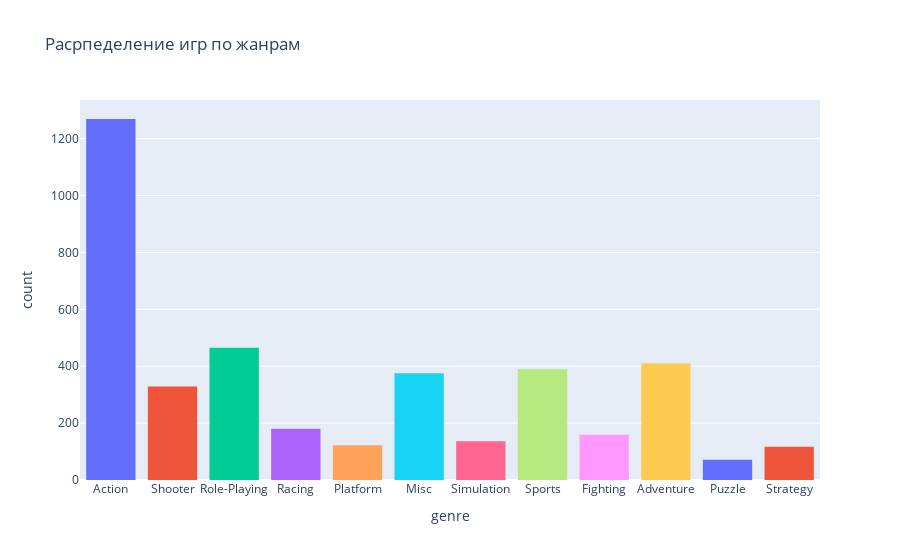

Notebook code for this chart:
### Markdown cell above
#### Распределение игр по жанрам

### Code cell
fig = px.histogram(df,x='genre',color='genre', title='Расрпеделение игр по жанрам')
fig.update_traces(showlegend=False)

### Figure 1 — Plotly figure (JSON) as saved in the notebook; plotly's stock layout.template omitted (floating-point values rounded to 4 significant figures; data arrays with more than 128 entries replaced by an {"elided": "..."} marker saying what was removed)
{"data": [{"alignmentgroup": "True", "bingroup": "x", "hovertemplate": "genre=%{x}<br>count=%{y}<extra></extra>", "legendgroup": "Action", "marker": {"color": "#636efa", "pattern": {"shape": ""}}, "name": "Action", "offsetgroup": "Action", "orientation": "v", "showlegend": false, "type": "histogram", "x": {"elided": "1269 str values"}, "xaxis": "x", "yaxis": "y"}, {"alignmentgroup": "True", "bingroup": "x", "hovertemplate": "genre=%{x}<br>count=%{y}<extra></extra>", "legendgroup": "Shooter", "marker": {"color": "#EF553B", "pattern": {"shape": ""}}, "name": "Shooter", "offsetgroup": "Shooter", "orientation": "v", "showlegend": false, "type": "histogram", "x": {"elided": "329 str values"}, "xaxis": "x", "yaxis": "y"}, {"alignmentgroup": "True", "bingroup": "x", "hovertemplate": "genre=%{x}<br>count=%{y}<extra></extra>", "legendgroup": "Role-Playing", "marker": {"color": "#00cc96", "pattern": {"shape": ""}}, "name": "Role-Playing", "offsetgroup": "Role-Playing", "orientation": "v", "showlegend": false, "type": "histogram", "x": {"elided": "465 str values"}, "xaxis": "x", "yaxis": "y"}, {"alignmentgroup": "True", "bingroup": "x", "hovertemplate": "genre=%{x}<br>count=%{y}<extra></extra>", "legendgroup": "Racing", "marker": {"color": "#ab63fa", "pattern": {"shape": ""}}, "name": "Racing", "offsetgroup": "Racing", "orientation": "v", "showlegend": false, "type": "histogram", "x": {"elided": "180 str values"}, "xaxis": "x", "yaxis": "y"}, {"alignmentgroup": "True", "bingroup": "x", "hovertemplate": "genre=%{x}<br>count=%{y}<extra></extra>", "legendgroup": "Platform", "marker": {"color": "#FFA15A", "pattern": {"shape": ""}}, "name": "Platform", "offsetgroup": "Platform", "orientation": "v", "showlegend": false, "type": "histogram", "x": ["Platform", "Platform", "Platform", "Platform", "Platform", "Platform", "Platform", "Platform", "Platform", "Platform", "Platform", "Platform", "Platform", "Platform", "Platform", "Platform", "Platform", "Platform", "Platform", "Platform", "Platform", "Platform", "Platform", "Platform", "Platform", "Platform", "Platform", "Platform", "Platform", "Platform", "Platform", "Platform", "Platform", "Platform", "Platform", "Platform", "Platform", "Platform", "Platform", "Platform", "Platform", "Platform", "Platform", "Platform", "Platform", "Platform", "Platform", "Platform", "Platform", "Platform", "Platform", "Platform", "Platform", "Platform", "Platform", "Platform", "Platform", "Platform", "Platform", "Platform", "Platform", "Platform", "Platform", "Platform", "Platform", "Platform", "Platform", "Platform", "Platform", "Platform", "Platform", "Platform", "Platform", "Platform", "Platform", "Platform", "Platform", "Platform", "Platform", "Platform", "Platform", "Platform", "Platform", "Platform", "Platform", "Platform", "Platform", "Platform", "Platform", "Platform", "Platform", "Platform", "Platform", "Platform", "Platform", "Platform", "Platform", "Platform", "Platform", "Platform", "Platform", "Platform", "Platform", "Platform", "Platform", "Platform", "Platform", "Platform", "Platform", "Platform", "Platform", "Platform", "Platform", "Platform", "Platform", "Platform", "Platform", "Platform", "Platform", "Platform", "Platform", "Platform"], "xaxis": "x", "yaxis": "y"}, {"alignmentgroup": "True", "bingroup": "x", "hovertemplate": "genre=%{x}<br>count=%{y}<extra></extra>", "legendgroup": "Misc", "marker": {"color": "#19d3f3", "pattern": {"shape": ""}}, "name": "Misc", "offsetgroup": "Misc", "orientation": "v", "showlegend": false, "type": "histogram", "x": {"elided": "375 str values"}, "xaxis": "x", "yaxis": "y"}, {"alignmentgroup": "True", "bingroup": "x", "hovertemplate": "genre=%{x}<br>count=%{y}<extra></extra>", "legendgroup": "Simulation", "marker": {"color": "#FF6692", "pattern": {"shape": ""}}, "name": "Simulation", "offsetgroup": "Simulation", "orientation": "v", "showlegend": false, "type": "histogram", "x": {"elided": "136 str values"}, "xaxis": "x", "yaxis": "y"}, {"alignmentgroup": "True", "bingroup": "x", "hovertemplate": "genre=%{x}<br>count=%{y}<extra></extra>", "legendgroup": "Sports", "marker": {"color": "#B6E880", "pattern": {"shape": ""}}, "name": "Sports", "offsetgroup": "Sports", "orientation": "v", "showlegend": false, "type": "histogram", "x": {"elided": "389 str values"}, "xaxis": "x", "yaxis": "y"}, {"alignmentgroup": "True", "bingroup": "x", "hovertemplate": "genre=%{x}<br>count=%{y}<extra></extra>", "legendgroup": "Fighting", "marker": {"color": "#FF97FF", "pattern": {"shape": ""}}, "name": "Fighting", "offsetgroup": "Fighting", "orientation": "v", "showlegend": false, "type": "histogram", "x": {"elided": "159 str values"}, "xaxis": "x", "yaxis": "y"}, {"alignmentgroup": "True", "bingroup": "x", "hovertemplate": "genre=%{x}<br>count=%{y}<extra></extra>", "legendgroup": "Adventure", "marker": {"color": "#FECB52", "pattern": {"shape": ""}}, "name": "Adventure", "offsetgroup": "Adventure", "orientation": "v", "showlegend": false, "type": "histogram", "x": {"elided": "410 str values"}, "xaxis": "x", "yaxis": "y"}, {"alignmentgroup": "True", "bingroup": "x", "hovertemplate": "genre=%{x}<br>count=%{y}<extra></extra>", "legendgroup": "Puzzle", "marker": {"color": "#636efa", "pattern": {"shape": ""}}, "name": "Puzzle", "offsetgroup": "Puzzle", "orientation": "v", "showlegend": false, "type": "histogram", "x": ["Puzzle", "Puzzle", "Puzzle", "Puzzle", "Puzzle", "Puzzle", "Puzzle", "Puzzle", "Puzzle", "Puzzle", "Puzzle", "Puzzle", "Puzzle", "Puzzle", "Puzzle", "Puzzle", "Puzzle", "Puzzle", "Puzzle", "Puzzle", "Puzzle", "Puzzle", "Puzzle", "Puzzle", "Puzzle", "Puzzle", "Puzzle", "Puzzle", "Puzzle", "Puzzle", "Puzzle", "Puzzle", "Puzzle", "Puzzle", "Puzzle", "Puzzle", "Puzzle", "Puzzle", "Puzzle", "Puzzle", "Puzzle", "Puzzle", "Puzzle", "Puzzle", "Puzzle", "Puzzle", "Puzzle", "Puzzle", "Puzzle", "Puzzle", "Puzzle", "Puzzle", "Puzzle", "Puzzle", "Puzzle", "Puzzle", "Puzzle", "Puzzle", "Puzzle", "Puzzle", "Puzzle", "Puzzle", "Puzzle", "Puzzle", "Puzzle", "Puzzle", "Puzzle", "Puzzle", "Puzzle", "Puzzle", "Puzzle"], "xaxis": "x", "yaxis": "y"}, {"alignmentgroup": "True", "bingroup": "x", "hovertemplate": "genre=%{x}<br>count=%{y}<extra></extra>", "legendgroup": "Strategy", "marker": {"color": "#EF553B", "pattern": {"shape": ""}}, "name": "Strategy", "offsetgroup": "Strategy", "orientation": "v", "showlegend": false, "type": "histogram", "x": ["Strategy", "Strategy", "Strategy", "Strategy", "Strategy", "Strategy", "Strategy", "Strategy", "Strategy", "Strategy", "Strategy", "Strategy", "Strategy", "Strategy", "Strategy", "Strategy", "Strategy", "Strategy", "Strategy", "Strategy", "Strategy", "Strategy", "Strategy", "Strategy", "Strategy", "Strategy", "Strategy", "Strategy", "Strategy", "Strategy", "Strategy", "Strategy", "Strategy", "Strategy", "Strategy", "Strategy", "Strategy", "Strategy", "Strategy", "Strategy", "Strategy", "Strategy", "Strategy", "Strategy", "Strategy", "Strategy", "Strategy", "Strategy", "Strategy", "Strategy", "Strategy", "Strategy", "Strategy", "Strategy", "Strategy", "Strategy", "Strategy", "Strategy", "Strategy", "Strategy", "Strategy", "Strategy", "Strategy", "Strategy", "Strategy", "Strategy", "Strategy", "Strategy", "Strategy", "Strategy", "Strategy", "Strategy", "Strategy", "Strategy", "Strategy", "Strategy", "Strategy", "Strategy", "Strategy", "Strategy", "Strategy", "Strategy", "Strategy", "Strategy", "Strategy", "Strategy", "Strategy", "Strategy", "Strategy", "Strategy", "Strategy", "Strategy", "Strategy", "Strategy", "Strategy", "Strategy", "Strategy", "Strategy", "Strategy", "Strategy", "Strategy", "Strategy", "Strategy", "Strategy", "Strategy", "Strategy", "Strategy", "Strategy", "Strategy", "Strategy", "Strategy", "Strategy", "Strategy", "Strategy", "Strategy", "Strategy", "Strategy"], "xaxis": "x", "yaxis": "y"}], "layout": {"barmode": "relative", "legend": {"title": {"text": "genre"}, "tracegroupgap": 0}, "title": {"text": "Расрпеделение игр по жанрам"}, "xaxis": {"anchor": "y", "categoryarray": ["Action", "Shooter", "Role-Playing", "Racing", "Platform", "Misc", "Simulation", "Sports", "Fighting", "Adventure", "Puzzle", "Strategy"], "categoryorder": "array", "domain": [0, 1], "title": {"text": "genre"}}, "yaxis": {"anchor": "x", "domain": [0, 1], "title": {"text": "count"}}}}
